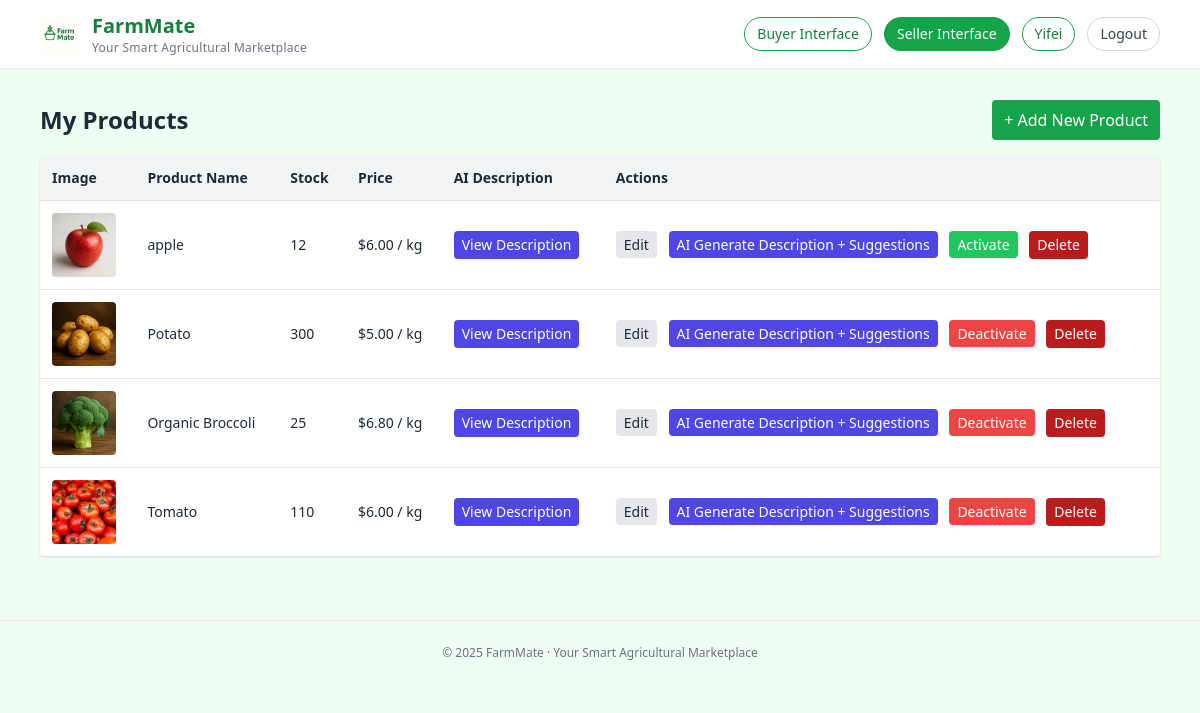
The page /seller/ (signed in) on the database as committed earlier.
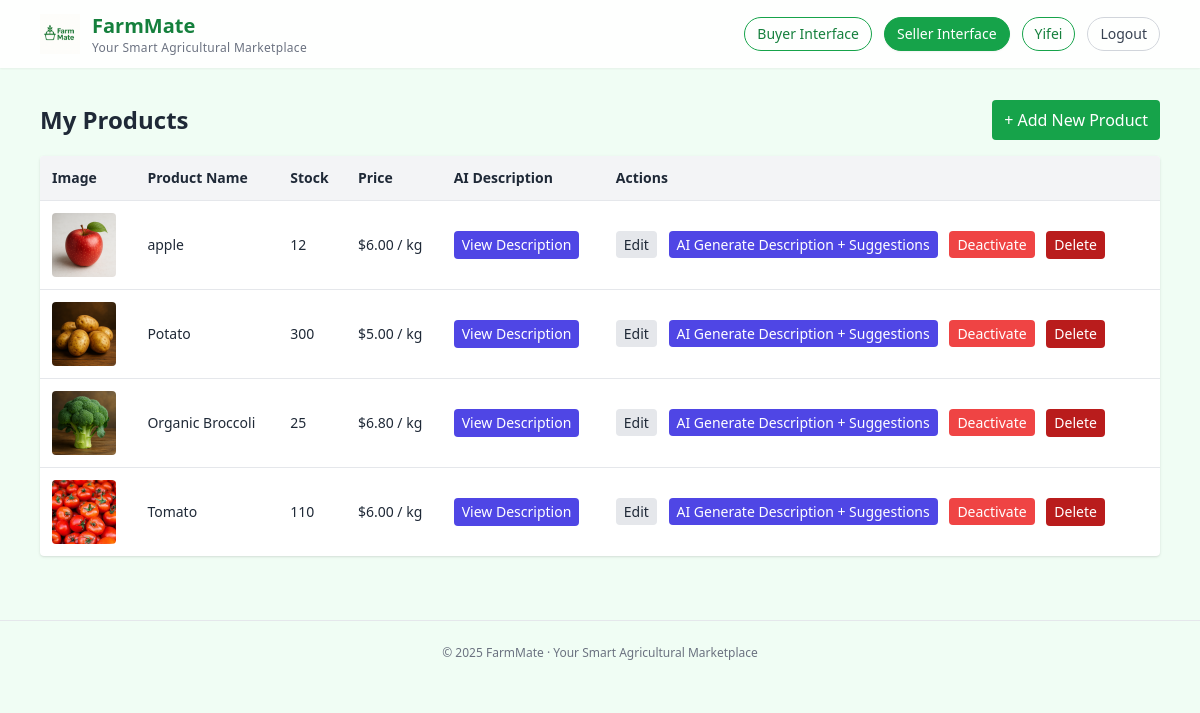
The same page on the database as committed later.
### products/models.py (models this page shows)
class Product(models.Model):
    supplier = models.ForeignKey(SupplierProfile, on_delete=models.CASCADE, related_name='products')
    name = models.CharField(max_length=200)
    category = models.CharField(max_length=100, blank=True)
    unit = models.CharField(max_length=50, default='kg')
    stock = models.PositiveIntegerField(default=0)
    base_price = models.DecimalField(max_digits=10, decimal_places=2, default=0)
    ai_description_en = models.TextField(blank=True)
    ai_description_zh = models.TextField(blank=True)
    created_at = models.DateTimeField(auto_now_add=True)
    image = models.ImageField(upload_to='products/', blank=True, null=True)
    is_active = models.BooleanField(default=True, verbose_name="是否上架")

### products/views.py (the view)
# urls.py: path('seller/', seller_dashboard, name='seller-dashboard'),
@login_required
def seller_dashboard(request):
    if not request.user.is_seller():
        return render(request, "errors/forbidden.html", status=403)
    sp, _ = SupplierProfile.objects.get_or_create(user=request.user)
    products = Product.objects.filter(supplier=sp).order_by("-created_at")
    return render(request, "seller/dashboard.html", {"products": products})

### accounts/models.py (called while the page is built)
    def is_seller(self): return self.role == self.Role.SELLER

### templates/seller/dashboard.html (shortened to what this page needs)
{% extends "_base.html" %}
{% block content %}
<div class="flex justify-between items-center mb-4">
  <h2 class="text-2xl font-semibold">My Products</h2>
  <a href="/seller/products/new/" class="px-3 py-2 bg-green-600 text-white rounded hover:bg-green-700">
    + Add New Product
  </a>
</div>
<div class="overflow-x-auto bg-white rounded shadow">
  <table class="min-w-full text-sm">
    <thead class="bg-gray-100">
      <tr>
        <th class="p-3 text-left">Image</th>
        <th class="p-3 text-left">Product Name</th>
        <th class="p-3 text-left">Stock</th>
        <th class="p-3 text-left">Price</th>
        <th class="p-3 text-left">AI Description</th>
        <th class="p-3 text-left">Actions</th>
      </tr>
    </thead>
    <tbody>
    {% for p in products %}
      <tr class="border-t">
        <td class="p-3">
          {% if p.image %}
            <img src="{{ p.image.url }}" class="w-16 h-16 object-cover rounded" alt="{{ p.name }}">
          {% endif %}
        </td>
        <td class="p-3 font-medium">{{ p.name }}</td>
        <td class="p-3">{{ p.stock }}</td>
        <td class="p-3">${{ p.base_price }} / {{ p.unit }}</td>
        <td class="p-3">
          <button
            type="button"
            class="px-2 py-1 rounded bg-indigo-600 text-white hover:bg-indigo-700"
            data-name="{{ p.name|escape }}"
            data-en="{{ p.ai_description_en|default:'(Not generated)'|escape }}"
            data-zh="{{ p.ai_description_zh|default:'(Not generated)'|escape }}"
            onclick="openDescModal(this)"
          >
            View Description
          </button>
        </td>
        <td class="p-3 space-x-2">
          <a class="px-2 py-1 bg-gray-200 rounded hover:bg-gray-300" href="/seller/products/{{ p.id }}/edit/">Edit</a>
          <a class="px-2 py-1 bg-indigo-600 text-white rounded hover:bg-indigo-700" href="/seller/products/{{ p.id }}/gen-desc/">AI Generate Description + Suggestions</a>
          {% if p.is_active %}
            <a class="px-2 py-1 bg-red-500 text-white rounded hover:bg-red-600" href="/seller/products/{{ p.id }}/toggle/">Deactivate</a>
          {% else %}
            <a class="px-2 py-1 bg-green-500 text-white rounded hover:bg-green-600" href="/seller/products/{{ p.id }}/toggle/">Activate</a>
          {% endif %}
          <form method="post" action="/seller/products/{{ p.id }}/delete/" style="display:inline;" onsubmit="return confirm('Are you sure you want to delete this product?');">
            <button type="submit" class="px-2 py-1 bg-red-700 text-white rounded hover:bg-red-800">Delete</button>
          </form>
        </td>
      </tr>
    {% empty %}
      <tr><td class="p-4 text-center text-gray-500" colspan="6">No products yet</td></tr>
    {% endfor %}
    </tbody>
  </table>
</div>
{% endblock %}

Rows that differ between the two databases and show on the page:
changed Product "apple": is_active "Activate" → "Deactivate"
